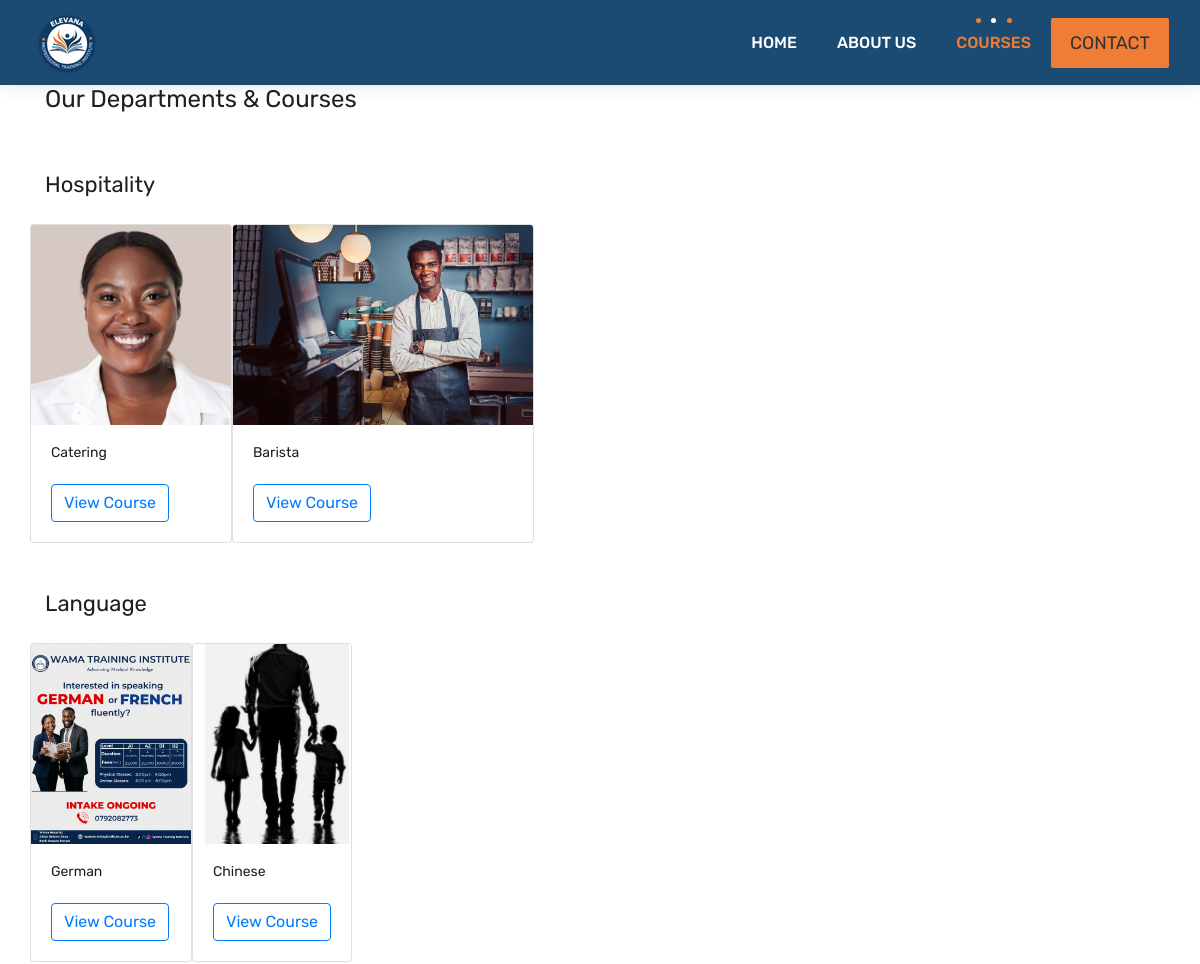
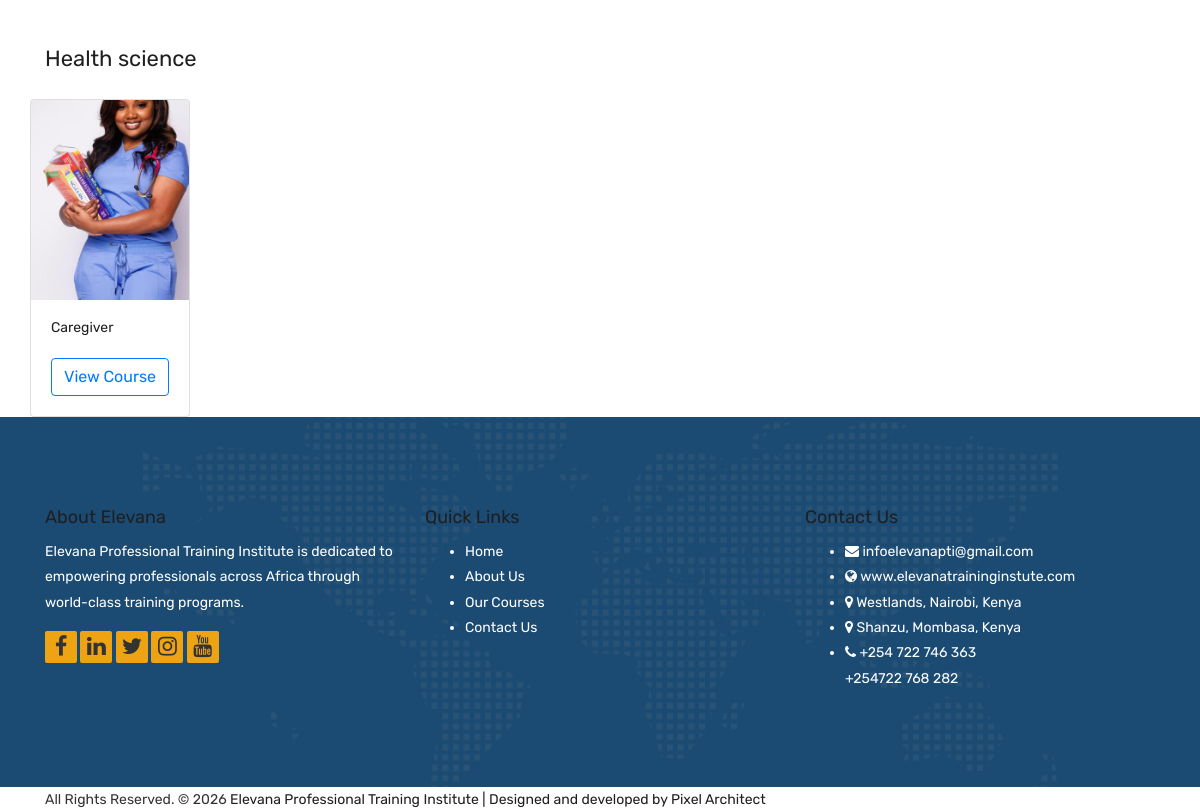
Page /courses/ on the committed database (2 pictures, top to bottom).
### apps/courses/models.py (models this page shows, shortened)
class Department(models.Model):
    name = models.CharField(max_length=100)
    description = models.TextField(blank=True)
    slug = models.SlugField(unique=True)

class Course(models.Model):
    department = models.ForeignKey(Department, on_delete=models.CASCADE, related_name='courses')
    title = models.CharField(max_length=200)
    slug = models.SlugField(unique=True)
    description = models.TextField()
    price = models.DecimalField(max_digits=10, decimal_places=2)
    PRICING_CHOICES = [
        ('module', 'Per Module'),
        ('semester', 'Per Semester'),
        ('term', 'Per Term'),
    ]
    pricing_type = models.CharField(max_length=10, choices=PRICING_CHOICES, default='module')
    base_price_kes = models.DecimalField(max_digits=10, decimal_places=2)
    currency = models.CharField(
        max_length=3,
        choices=CURRENCY_CHOICES,
        default='USD'
    )
    image = models.ImageField(upload_to='courses/')

### apps/courses/views.py (the view)
# urls.py: path('', views.course_list, name='courses'),
def course_list(request):
    departments = Department.objects.prefetch_related('courses').all()
    return render(request, 'courses/course_list.html', {'departments': departments})

### apps/courses/templates/courses/course_list.html (shortened to what this page needs)
{% extends 'base.html' %}
{% block content %}
<div class="container">
    <h1>Our Departments & Courses</h1>
    {% for dept in departments %}
        <h2 class="mt-5">{{ dept.name }}</h2>
        <div class="row">
            {% for course in dept.courses.all %}
            <div class="card h-100">
                <img src="{{ course.image.url }}" class="card-img-top" style="height: 200px; object-fit: cover;" alt="...">
                <div class="card-body">
                    <h5 class="card-title">{{ course.title }}</h5>
                    <a href="{% url 'course_detail' course.slug %}" class="btn btn-outline-primary">View Course</a>
                </div>
            </div>
                        {% empty %}
                <p>No courses currently available in this department.</p>
            {% endfor %}
        </div>
    {% endfor %}
</div>
{% endblock %}

### apps/main/templates/base.html (shortened to what this page needs)
{% load static %}
<!DOCTYPE html>
<html lang="en">
<head>
    <link rel="stylesheet" href="{% static 'css/bootstrap.min.css' %}">
    <link rel="stylesheet" href="{% static 'style.css' %}">
    <link rel="stylesheet" href="{% static 'css/versions.css' %}">
    <link rel="stylesheet" href="{% static 'css/responsive.css' %}">
    <link rel="stylesheet" href="{% static 'css/custom.css' %}">
</head>
<body class="host_version">
    {% include 'includes/header.html' %}
    {% block content %}
    {% endblock %}
    {% include 'includes/footer.html' %}
</body>
</html>

### templates/includes/header.html (shortened to what this page needs)
{% load static %}
<header class="top-navbar">
    <nav class="navbar navbar-expand-lg navbar-light bg-light">
        <div class="container-fluid">
            <a class="navbar-brand" href="{% url 'home' %}">
                <img src="{% static 'images/elevana-logo-transparent.png' %}" alt="Elevana Professional Training Institute" />
            </a>
            <div class="collapse navbar-collapse" id="navbars-host">
                <ul class="navbar-nav ml-auto">
                    <li class="nav-item {% if request.resolver_match.url_name == 'home' %}active{% endif %}">
                        <a class="nav-link" href="{% url 'home' %}">Home</a>
                    </li>
                    <li class="nav-item {% if request.resolver_match.url_name == 'about' %}active{% endif %}">
                        <a class="nav-link" href="{% url 'about' %}">About Us</a>
                    </li>
                    <li class="nav-item {% if request.resolver_match.url_name == 'courses' %}active{% endif %}">
                        <a class="nav-link" href="{% url 'courses' %}">Courses</a>
                    </li>
                </ul>
                <ul class="nav navbar-nav navbar-right">
                    <li><a class="hover-btn-new log orange" href="{% url 'contact' %}"><span>Contact</span></a></li>
                </ul>
            </div>
        </div>
    </nav>
</header>

### templates/includes/footer.html (shortened to what this page needs)
{% load static %}
<footer class="footer">
    <div class="container">
        <div class="row">
            <div class="col-lg-4 col-md-4 col-xs-12">
                <div class="widget clearfix">
                    <div class="widget-title"><h3>About Elevana</h3></div>
                    <p>Elevana Professional Training Institute is dedicated to empowering professionals across Africa through world-class training programs.</p>
                    <div class="footer-right">
                        <ul class="footer-links-soi">
                            <li><a href="#"><i class="fa fa-facebook"></i></a></li>
                            <li><a href="https://www.linkedin.com/in/elevana-pti-a0a607381"><i class="fa fa-linkedin"></i></a></li>
                            <li><a href="#"><i class="fa fa-twitter"></i></a></li>
                            <li><a href="#"><i class="fa fa-instagram"></i></a></li>
                            <li><a href="#"><i class="fa fa-youtube"></i></a></li>
                        </ul>
                    </div>
                </div>
            </div>
            <div class="col-lg-4 col-md-4 col-xs-12">
                <div class="widget clearfix">
                    <div class="widget-title"><h3>Quick Links</h3></div>
                    <ul class="footer-links">
                        <li><a href="{% url 'home' %}">Home</a></li>
                        <li><a href="{% url 'about' %}">About Us</a></li>
                        <li><a href="{% url 'courses' %}">Our Courses</a></li>
                        <li><a href="{% url 'contact' %}">Contact Us</a></li>
                    </ul>
                </div>
            </div>
            <div class="col-lg-4 col-md-4 col-xs-12">
                <div class="widget clearfix">
                    <div class="widget-title"><h3>Contact Us</h3></div>
                    <ul class="footer-links">
                        <li><i class="fa fa-envelope"></i> <a href="mailto:infoelevanapti@gmail.com">infoelevanapti@gmail.com</a></li>
                        <li><i class="fa fa-globe"></i> www.elevanatraininginstute.com</li>
                        <li><i class="fa fa-map-marker"></i> Westlands, Nairobi, Kenya</li>
                        <li><i class="fa fa-map-marker"></i> Shanzu, Mombasa, Kenya</li>
                        <li><i class="fa fa-phone"></i> +254 722 746 363 <br> +254722 768 282</li>
                    </ul>
                </div>
            </div>
        </div>
    </div>
</footer>
<div class="copyrights">
    <div class="container">
        <div class="footer-center">
            <p class="footer-company-name">All Rights Reserved. &copy; 2026 <a href="#">Elevana Professional Training Institute</a>
                     <a href="https://kipkerich.github.io/mysite/"> | Designed and developed by Pixel Architect</a></p>
        </div>
    </div>
</div>

### static/css/versions.css (style rules this page uses)
body.host_version .navbar-light .navbar-nav .nav-item .nav-link::before, body.host_version .navbar-light .navbar-nav .nav-item .nav-link::after { background-color: #F07D35; }

### rows in the picture
Department: name "Hospitality"
Course: image (picture), title "Catering"
Course: image (picture), title "Barista"
Department: name "Language"
Course: image (picture), title "German"
Course: image (picture), title "Chinese"
Department: name "Health science"
Course: image (picture), title "Caregiver"
